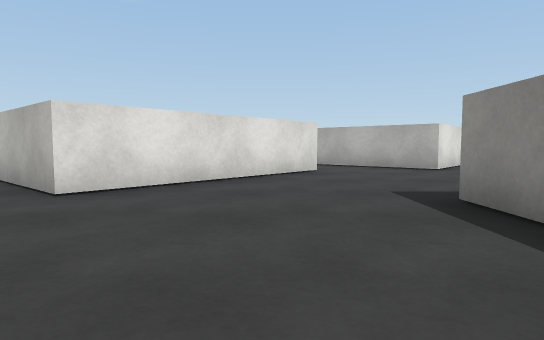
View 1 (above)

16 first-person views from a walk through a Unity game level. The camera is 0.55 m above the floor, tilts 4° down and sees 75° across. The floor is counted in squares, 1 m on a side. Each view is taken from the middle of a square. On the plan, view 1 faces up. The plan holds only what a view shows up to about 9 squares ahead; the rest is blank. The place goes on beyond the plan. The player character is not drawn. Surface patterns are stand-ins for the level's own textures.

View 2
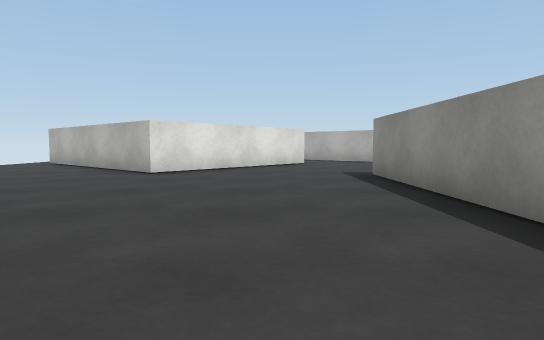

View 3
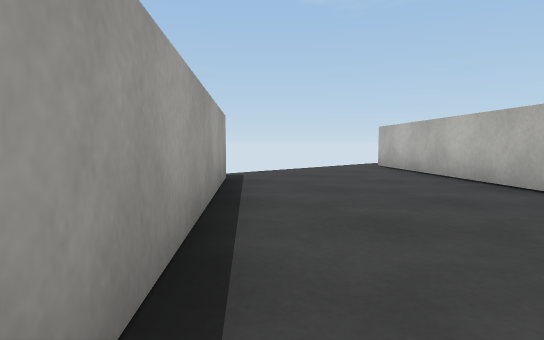

View 4
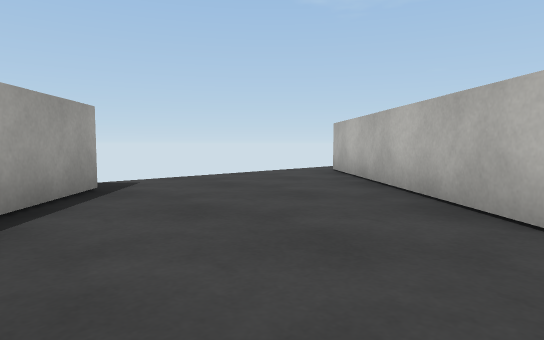

View 5
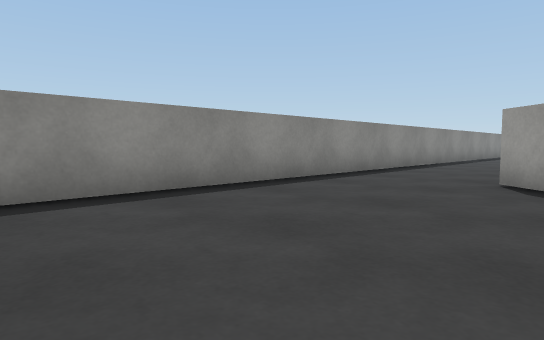

View 6
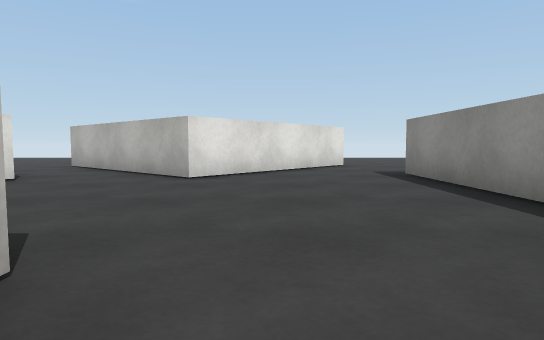

View 7
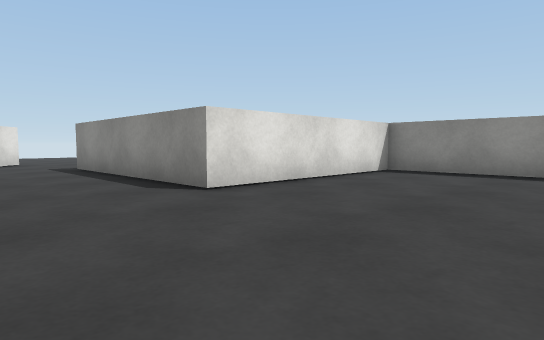

View 8
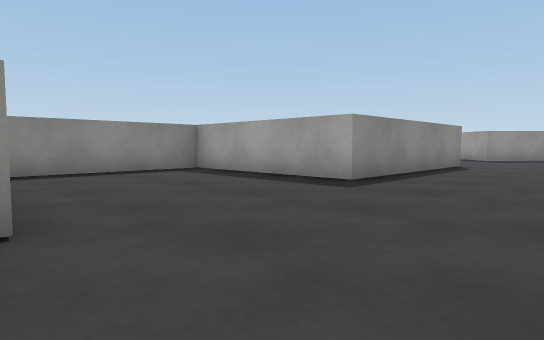

View 9
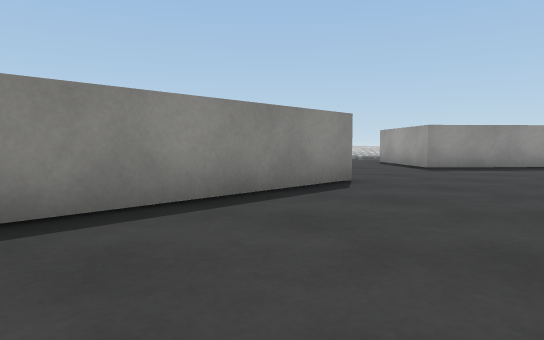

View 10
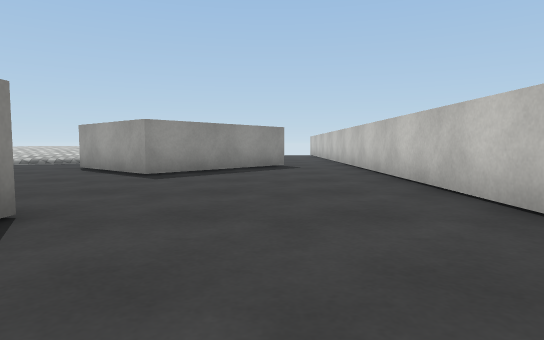

View 11
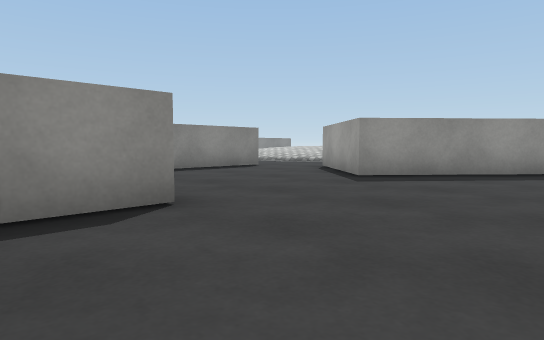

View 12
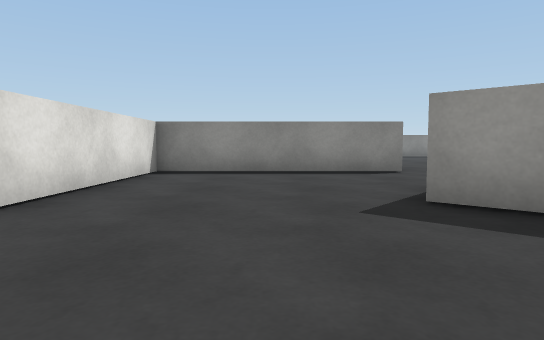

View 13
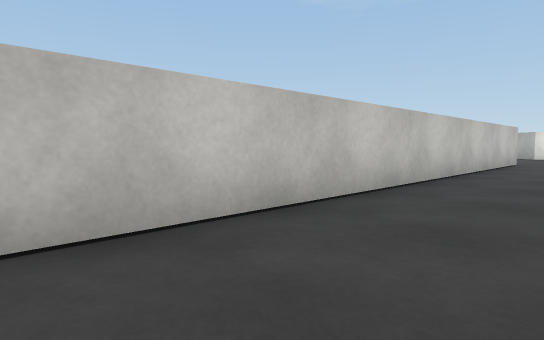

View 14
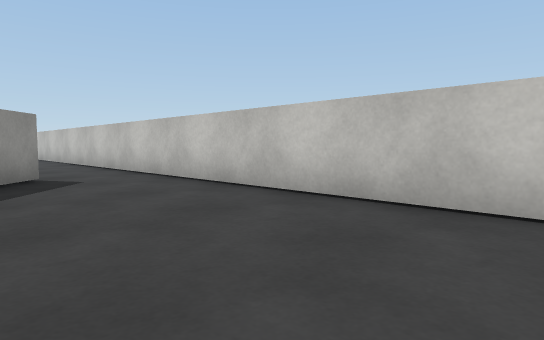

View 15
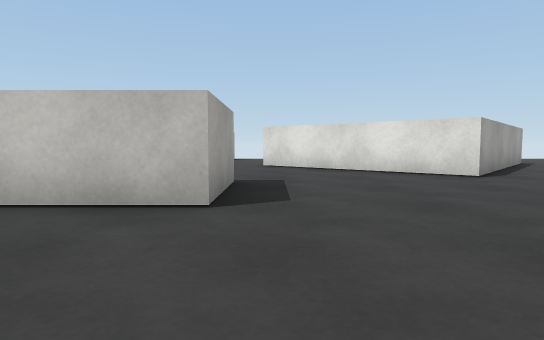

View 16
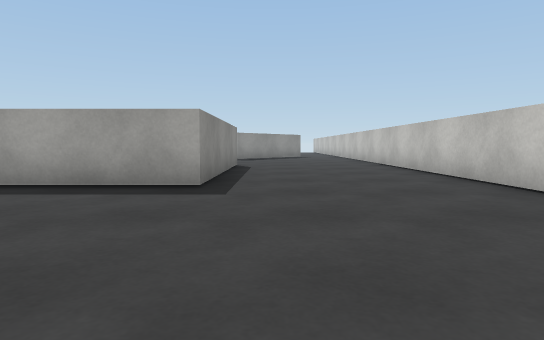

### Floor plan
Points are (right, up) in squares from view 1. A wall is a line through its corners. A room is listed if a view was taken in it or the views show most of it. See-through windows are left out.
Room 1 (views 1, 2, 3, 4, 5)
walls: (-1.1, 5.1) (-2.3, 3.8) (-6.6, 7.5); (-1.4, -2) (-0.8, -2.5); (-6.7, 2.6) (-2.6, -1); (1.8, -4.5) (1.8, 3.4)
ways out: opening at (0.5, 4.5) to room 2; opening at (-7, 7); opening at (0.5, -3.5)
Room 2 (views 6, 7, 8, 9, 10, 11, 12, 13, 14, 15, 16)
walls: (1.8, 3.4) (3.9, 3.4) (3.9, -13.5); (3.6, 7.8) (2.2, 9.1); (1, 7.5) (-1.1, 5.1); (12.1, -9.6) (12.1, -5.7) (7.9, -5.7) (7.9, -0.7) (12.1, -0.7) (12.1, 3.6) (7.5, 3.6) (7.5, 7.6); (5.6, -12.5) (8.3, -9.5) (9.8, -10.8)
ways out: opening at (0.5, 4.5) to room 1; opening at (1, 8) to room 3; opening at (6, 7.7); opening at (11, -10)
Room 3 (no view inside)
walls: (-1, 9.2) (1, 7.5); (2.2, 9.1) (-0.2, 11.1)
ways out: opening at (1, 8) to room 2; opening at (-1, 10)

Where each view was taken, in squares from view 1:
view 1: 0 up, 0 right, facing up
view 2: 3 down, 0 right, facing up
view 3: 1 down, 2 left, facing up-left
view 4: 1 up, 2 left, facing up-left
view 5: 3 up, 2 left, facing down-right
view 6: 2 up, 5 right, facing up
view 7: 0 up, 5 right, facing up-right
view 8: 4 up, 5 right, facing down-right
view 9: 1 down, 5 right, facing down-right
view 10: 3 down, 6 right, facing down
view 11: 4 down, 5 right, facing down-right
view 12: 8 down, 5 right, facing right
view 13: 8 down, 6 right, facing up-left
view 14: 6 down, 7 right, facing down-left
view 15: 4 up, 7 right, facing left
view 16: 4 up, 7 right, facing down
